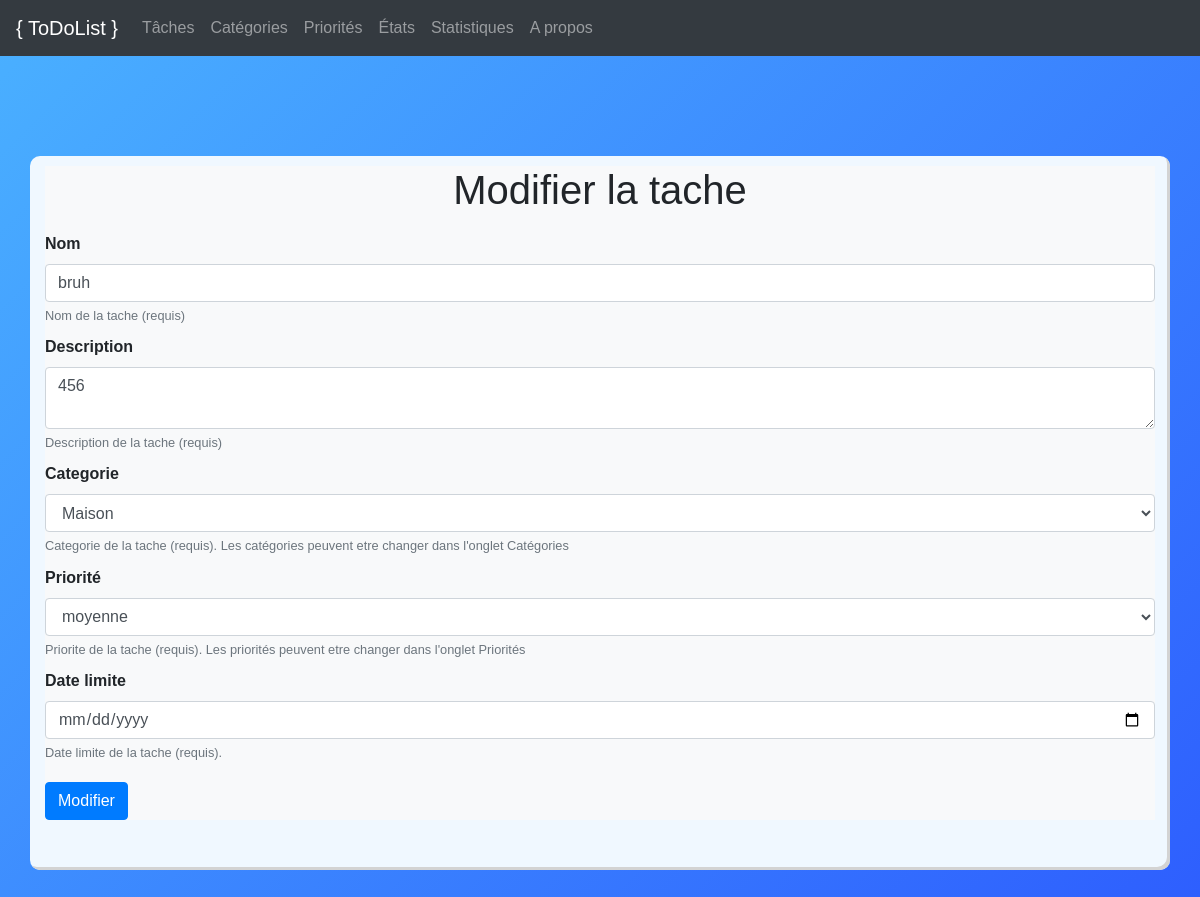
The app's page /modifier-tache/2, older data.
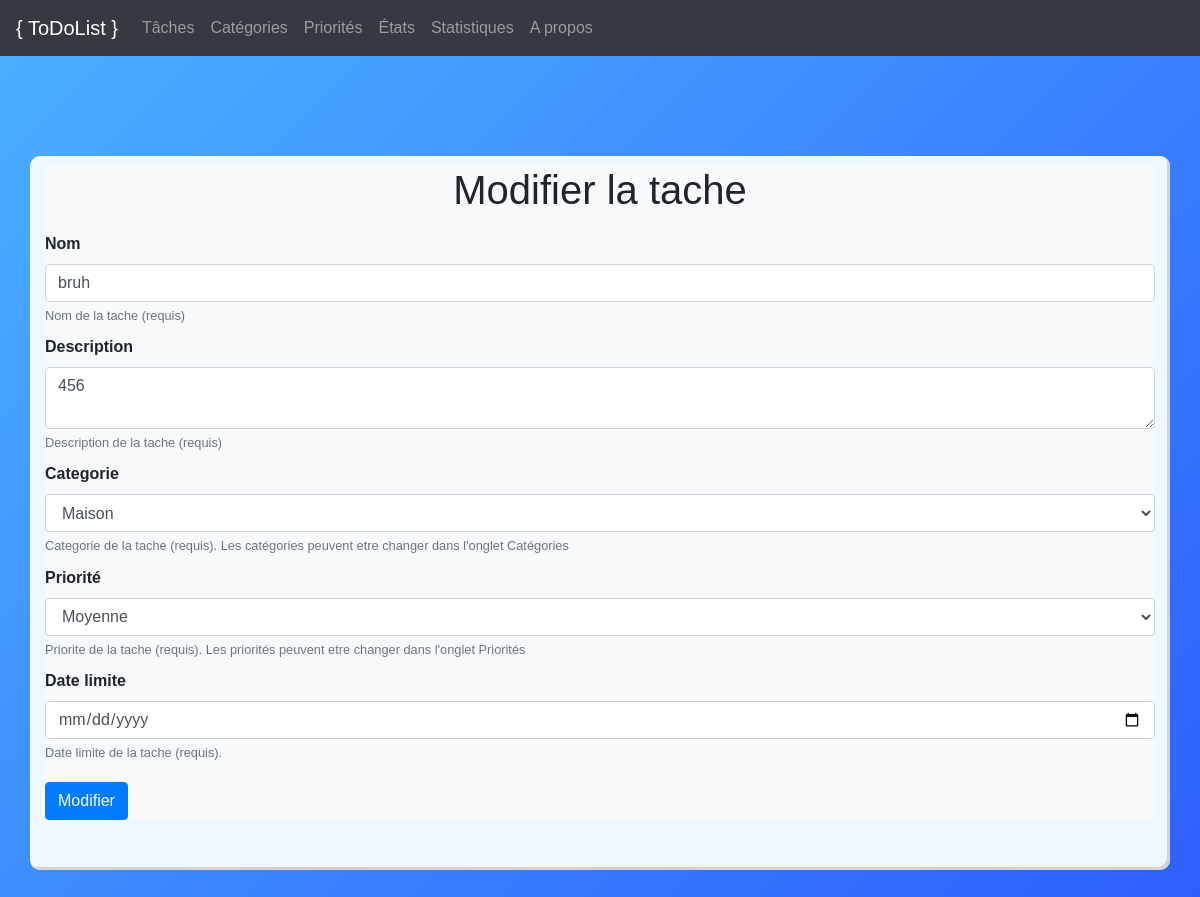
The same page, newer data.
### tables this page shows
CREATE TABLE Taches (
	idTache	INTEGER PRIMARY KEY ,
	nom	TEXT NOT NULL CHECK(length(nom)<=50),
	description TEXT NOT NULL,
	idCategorie	INTEGER,
	idEtat	INTEGER,
	idPriorite	INTEGER,
	dateLimite	TEXT NOT NULL,
	dateFin	TEXT,
	status INTEGER,
	FOREIGN KEY(idCategorie) REFERENCES Categorie(idCategorie),
	FOREIGN KEY(idEtat) REFERENCES Etat(idEtat),
	FOREIGN KEY(idPriorite) REFERENCES Priorite(idPriorite)
);

CREATE TABLE Priorite (
	idPriorite	INTEGER PRIMARY KEY ,
	nom	TEXT NOT NULL
);

CREATE TABLE Categorie (
	idCategorie	INTEGER PRIMARY KEY ,
	nom	TEXT NOT NULL
);

### main.py (the view)
@app.route('/modifier-tache/<idTache>')
def modifier_tache_page(idTache):
    return render_template('modifier-tache.html',
                           tache=database.getTache(int(idTache))[0],
                           categories=database.getCategories(),
                           priorites=database.getPriorites())

### bdd.py (called while the page is built)
    def getTache(self, id):
        return self.cursor.execute("""
                SELECT *
                FROM Taches
                WHERE idTache = ?
                """, (id,)).fetchall()

    def getCategories(self):
        return [i[0] for i in self.cursor.execute("""SELECT nom FROM Categorie""").fetchall()]

    def getPriorites(self):
        return [i[0] for i in self.cursor.execute("""SELECT nom FROM Priorite""").fetchall()]

### templates/modifier-tache.html (shortened to what this page needs)
{% extends "base.html" %}
{% block contenu %}
    <form action="/modifier-tache-req/{{ tache.idTache }}" method="post" class="bg-light">
        <div class="form-group">
            <h1 style="text-align: center">Modifier la tache</h1>
            <label for="nom-tache" class="label-input">Nom</label>
            <input name="nom" type="text" class="form-control" id="nom-tache" aria-describedby="emailHelp"
                   placeholder="Entrez le nom de votre tache" value="{{ tache.nom }}" maxlength="30" required>
            <small id="nomHelp" class="form-text text-muted">Nom de la tache (requis)</small>
            <label for="description" class="label-input">Description</label>
            <textarea name="description" class="form-control" id="description"
                      placeholder="Entrez une courte description de votre tache" required>{{ tache.description|replace("\\r\\n", "\r\n") }}</textarea>
            <small id="descriptionHelp" class="form-text text-muted">Description de la tache (requis)</small>
            <label for="categorie" class="label-input">Categorie</label>
            <select name="idCategorie" class="form-control" id="categorie" required>
                {% for i in range(categories|length) %}
                    <option value="{{ i + 1 }}" {% if tache.idCategorie|int == i + 1 %} selected="selected" {% endif %} >{{ categories[i] }}</option>
                {% endfor %}
            </select>
            <small id="categorieHelp" class="form-text text-muted">Categorie de la tache (requis). Les catégories
                peuvent etre changer dans l'onglet Catégories</small>
            <label for="priorite" class="label-input">Priorité</label>
            <select name="idPriorite" class="form-control" id="priorite" required>
                {% for i in range(priorites|length) %}
                    <option value="{{ i + 1 }}" {% if tache.idPriorite|int == i + 1 %} selected="selected" {% endif %} >{{ priorites[i] }}</option>
                {% endfor %}
            </select>
            <small id="prioriteHelp" class="form-text text-muted">Priorite de la tache (requis). Les priorités peuvent
                etre changer dans l'onglet Priorités</small>
            <label for="date_limite" class="label-input">Date limite</label>
            <input name="dateLimite" type="date" class="form-control" id="date_limite"
                   placeholder="Entrer la date limite de votre tache" value="{{ tache.dateLimite }}" required>
            <small id="date_limiteHelp" class="form-text text-muted">Date limite de la tache (requis).</small>
            <button type="submit" class="btn btn-primary" style="margin-top: 20px">Modifier</button>
        </div>
    </form>
{% endblock %}

Row changes from the older to the newer data that the page shows:
changed through a linked row, Taches "bruh": idPriorite "moyenne" → "Moyenne"
